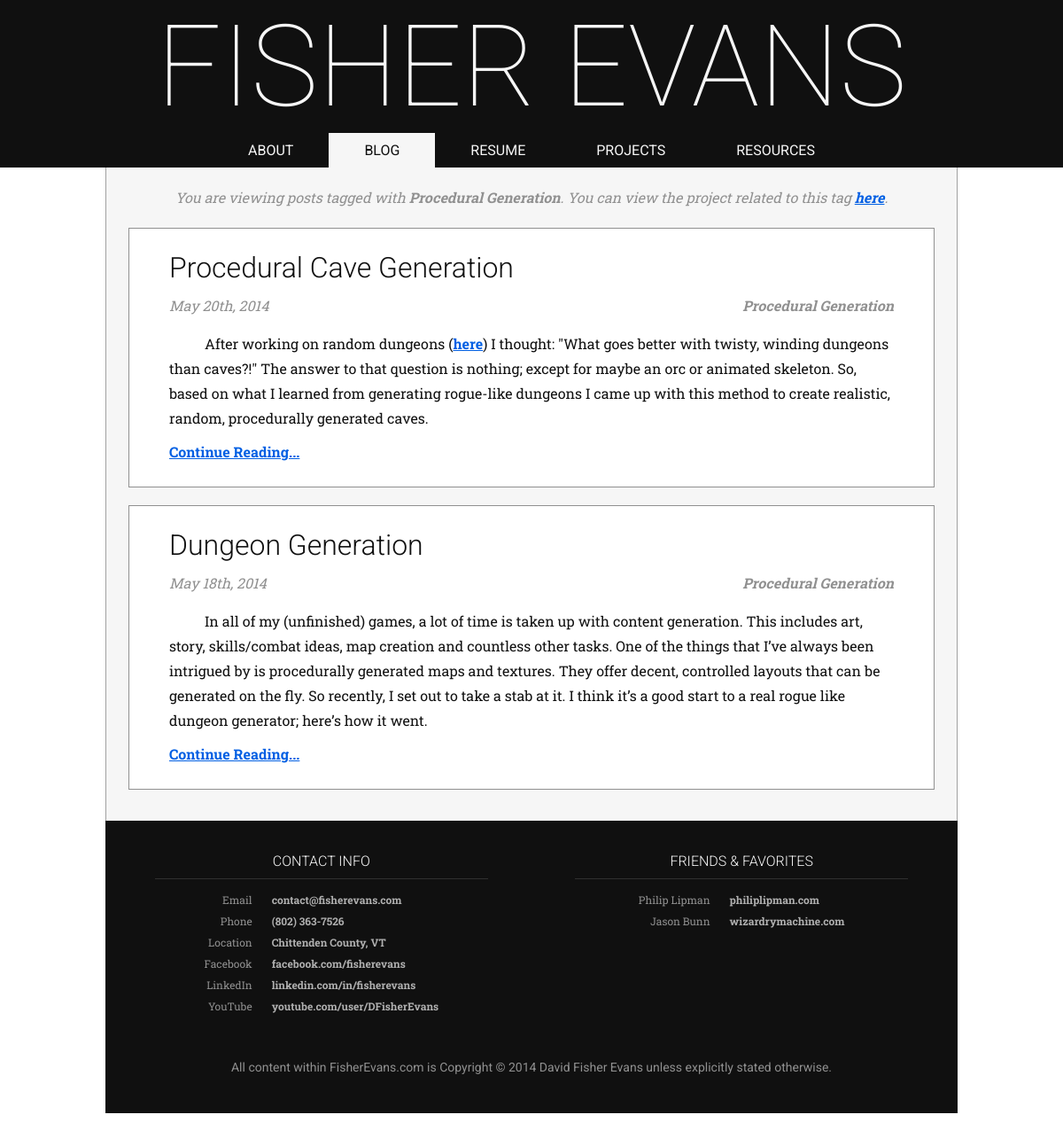
The page /blog/tags/procedural-generation on the database its author committed.
### tables this page shows
CREATE TABLE IF NOT EXISTS `navigation` (
  `id` int(5) NOT NULL AUTO_INCREMENT,
  `page_id` varchar(100) NOT NULL,
  `sequence` int(5) NOT NULL,
  PRIMARY KEY (`id`),
  UNIQUE KEY `page_id_UNIQUE` (`page_id`)
);

CREATE TABLE IF NOT EXISTS `pages` (
  `id` varchar(255) NOT NULL,
  `title` varchar(255) NOT NULL,
  `content` text NOT NULL,
  PRIMARY KEY (`id`),
  UNIQUE KEY `title_UNIQUE` (`title`)
);

CREATE TABLE IF NOT EXISTS `tags` (
  `id` varchar(255) NOT NULL,
  `name` varchar(255) NOT NULL,
  PRIMARY KEY (`id`)
);

CREATE TABLE IF NOT EXISTS `posts` (
  `id` varchar(255) NOT NULL,
  `intro_content` text NOT NULL,
  `main_content` text NOT NULL,
  `title` varchar(255) NOT NULL,
  `post_date` datetime NOT NULL,
  PRIMARY KEY (`id`),
  UNIQUE KEY `id_UNIQUE` (`id`)
);

CREATE TABLE IF NOT EXISTS `projects` (
  `id` varchar(255) NOT NULL,
  `tag_id` varchar(255) NOT NULL,
  `intro_content` text NOT NULL,
  `main_content` text NOT NULL,
  `name` varchar(255) NOT NULL,
  `image_location` varchar(255) NOT NULL,
  PRIMARY KEY (`id`),
  UNIQUE KEY `tag_id_UNIQUE` (`tag_id`),
  UNIQUE KEY `name_UNIQUE` (`name`)
);

### blog.php (the view, shortened to what this page needs)
<?php
    $currentTag = "";
    function isValidId($id, $table) {
        $query = mysql_query("SELECT id FROM $table WHERE id='$id';");
        return mysql_num_rows($query) > 0;
    }
    function fetchProjectIdByTag($tagId) {
        $query = mysql_query("SELECT id, name FROM projects WHERE tag_id='$tagId';");
        return mysql_fetch_array($query);
    }
    function fetchPostTags($postId) {
        $query = mysql_query("SELECT t.id, t.name FROM posts_to_tags AS ptt, tags AS t WHERE ptt.post_id='$postId' AND ptt.tag_id=t.id;");
        $tags = array();
        while($tag = mysql_fetch_array($query))
            array_push($tags, $tag);
        return $tags;
    }
    function fetchTagPosts($tagId) {
        $query = mysql_query("SELECT p.id, p.title, p.intro_content, p.post_date FROM posts AS p, posts_to_tags AS ptt WHERE ptt.tag_id='$tagId' AND ptt.post_id=p.id order by post_date desc;");
        $posts = array();
        while($post = mysql_fetch_array($query))
            array_push($posts, $post);
        return $posts;
    }
    function fetchTagName($tagId) {
        $query = mysql_query("SELECT name FROM tags WHERE id='$tagId';");
        $tag = mysql_fetch_array($query);
        return $tag['name'];
    }
    function getTagList($postId) {
        global $currentTag;
        $tags = fetchPostTags($postId);
        $list = "";
        $id = 0;
        foreach($tags as $tag) {
            $list .= '<a class="tagLink';
            if($currentTag == $tag['id']) $list .= ' current';
            $list .= '" href="/blog/tags/' . $tag['id'] . '">' . $tag['name'] . '</a>';
        }
        return $list;
    }
    function getPostSummaries($posts, $heading) {
        $content = "";
        foreach($posts as $post) {
            $content .= '<div class="contentBlock"><h2 class="headerLink" onClick="javascript:' . "window.location.assign('/blog/post/" . $post['id'] . "');" . '">' . $post['title'] . '</h2>';
            $content .= '<p class="blogPostTagline time">' . date("F jS, Y", strtotime($post['post_date'])) . '</p>';
            $content .= '<p class="blogPostTagline tags">' . getTagList($post['id']) . '</p>';
            $content .= '<div class="spacer"></div><p class="blogPostOpeneing">' . $post['intro_content'] . '</p>';
            $content .= '<p class="readMore"><a href="/blog/post/' . $post['id'] . '">Continue Reading...</a></div>';
        }
        return $content;
    }
    function getTag($tagId) {
        $posts = fetchTagPosts($tagId);
        $projectText = "";
        $project = fetchProjectIdByTag($tagId);
        if($project != null)
            $projectText = "You can view the project related to this tag <a href='/projects/" . $project['id'] . "'>here</a>.";
        $content = '<p class="topNotification">You are viewing posts tagged with <b>' . fetchTagName($tagId) . '</b>. ' . $projectText . '</p>';
        $content .= getPostSummaries(fetchTagPosts($tagId), "h1");
        return $content;
    }
    function getBlogContent($path) {
        $action = array_shift($path);
        switch($action) {
            case "tags":
                global $title;
                $currentTag = array_shift($path);
                if(isValidId($currentTag, "tags")) {
                    $title = fetchTagName($currentTag) . " (Tag)" . $title;
                    return getTag($currentTag);
                } else return get404();
                break;
        }
    }
?>

### index.php (shortened to what this page needs)
<?php
    $pageContent = "null";
    $title = " | FisherEvans.com";
    include('global_functions.php');
    $URL = explode('?', $_SERVER['REQUEST_URI']);
    $URL[0] = preg_replace("/[^0-9a-z\-\/]/", "", preg_replace("/^\//", "", strtolower($URL[0])));
    $URI = explode('/', $URL[0]);
    $baseResource = array_shift($URI);
    switch($baseResource) {
        case "blog":
            include('blog.php');
            $pageContent = getBlogContent($URI);
            break;
    }
?>
<!DOCTYPE html>
<html>
    <head>
        <link href="/css/prism.css" rel="stylesheet" />
        <link href='/css/style_global.css' rel='stylesheet' type='text/css' media="all">
        <link href='/css/style_big.css' rel='stylesheet' type='text/css' media="all and (max-width:1050px)">
        <link href='/css/style_small.css' rel='stylesheet' type='text/css' media="all and (max-width:700px)">
    </head>
    <body>
        <div id="header">
            <span id="title">Fisher Evans</span>
            <div id="nav">
                <?php
                    foreach(fetchNavigation() as $nav) {
                        echo getNavLink($nav['page_id'], getPagetitle($nav['page_id']));
                    }
                ?>
            </div>
        </div>
        <div class="page">
            <?php
                echo $pageContent;
            ?>
        </div>
        <div class="page" id="footer">
            <div class="footerHalf">
                <h4>CONTACT INFO</h4>
                <table cell-spacing=0>
                    <tr>
                        <td class="left">Email</td>
                        <td class="right"><a href="mailto:contact@fisherevans.com">contact@fisherevans.com</a></td>
                    </tr>
                    <tr>
                        <td class="left">Phone</td>
                        <td class="right"><a href="tel:8023637526">(802) 363-7526</a></td>
                    </tr>
                    <tr>
                        <td class="left">Location</td>
                        <td class="right"><a target="_blank" href="https://www.google.com/maps/place/Chittenden+County/@44.4380375,-73.0638627,108486m/data=!3m2!1e3!4b1!4m2!3m1!1s0x4cb587b3309b2fdf:0x24998da66abb959c?hl=en">Chittenden County, VT</a></td>
                    </tr>
                    <tr>
                        <td class="left">Facebook</td>
                        <td class="right"><a target="_blank" href="https://www.facebook.com/fisherevans">facebook.com/fisherevans</a></td>
                    </tr>
                    <tr>
                        <td class="left">LinkedIn</td>
                        <td class="right"><a target="_blank" href="http://www.linkedin.com/in/fisherevans/">linkedin.com/in/fisherevans</a></td>
                    </tr>
                    <tr>
                        <td class="left">YouTube</td>
                        <td class="right"><a target="_blank" href="http://www.youtube.com/user/DFisherEvans">youtube.com/user/DFisherEvans</a></td>
                    </tr>
                </table>
            </div>
            <div class="footerHalf">
            <h4>FRIENDS & FAVORITES</h4>
            <table cell-spacing=0>
                <tr>
                    <td class="left">Philip Lipman</td>
                    <td class="right"><a target="_blank" href="http://www.philiplipman.com/">philiplipman.com</a></td>
                </tr>
                <tr>
                    <td class="left">Jason Bunn</td>
                    <td class="right"><a target="_blank" href="http://wizardrymachine.com/">wizardrymachine.com</a></td>
                </tr>
            </table>
            </div>
            <p>All content within FisherEvans.com is Copyright &copy; 2014 David Fisher Evans unless explicitly stated otherwise.</p>
        </div>
    </body>
</html>

### global_functions.php (shortened to what this page needs)
<?php
    function getPagetitle($pageId) {
        $query = mysql_query("SELECT title FROM pages WHERE id='" . $pageId . "';");
        $result = mysql_fetch_array($query);
        return $result['title'];
    }
    function fetchNavigation() {
        $query = mysql_query("SELECT * FROM navigation order by sequence asc;");
        $navs = array();
        while($nav = mysql_fetch_array($query))
            array_push($navs, $nav);
        return $navs;
    }
    function getNavLink($pageId, $label) {
        global $baseResource;
        $tag = '<a class="navLink fadeColor';
        if($pageId == $baseResource)
            $tag .= ' selected';
        $tag .= '" href="/' . $pageId . '">' . $label . "</a>\n";
        return $tag;
    }
?>

### css/style_global.css (style rules this page uses)
* { margin: 0px; padding: 0px; }
html { overflow-y: scroll; min-width:300px; }
body { background-color:#ffffff; }
#header { margin:0px auto; width:100%; background-color:#101010; z-index:1; }
#title { font-family: 'Roboto', sans-serif; font-weight:100; text-transform:uppercase; text-align:center; color:#f6f6f6; display:block; margin:0px auto; width:100%; font-size:128px; }
#nav { width:100%; margin:0px auto; text-align:center; font-size: 0px; max-height:45px; overflow:hidden; }
.navLink { font-family: 'Roboto', sans-serif; text-transform:uppercase; text-decoration:none; background-color:#101010; display:inline-block; font-size:16px; padding:10px 40px; color:#f6f6f6; }
.navLink.selected { color:#101010; background-color:#f6f6f6; }
.page { margin:0px auto; width:80%; max-width:1100px; display:block; border-left:1px solid #a0a0a0; border-right:1px solid #a0a0a0; overflow-x:hidden; background-color:#f6f6f6; padding-bottom:15px; }
.contentBlock { display:block; padding:15px; margin:20px 25px; border:1px solid #909090; background-color:#ffffff; text-align:left; vertical-align: middle; overflow-x:hidden; overflow-y:auto; }
p, h1, h2, h3 { color:#101010; margin:10px 30px; display:block; }
h1, h2, h3 { font-family: 'Roboto', sans-serif; font-weight:100; font-size: 56px; }
.headerLink { cursor:pointer; -webkit-transition: color 0.35s ease; -moz-transition: color 0.35s ease; -ms-transition: color 0.35s ease; -o-transition: color 0.35s ease; transition: color 0.35s ease; }
h2 { font-size: 32px; font-weight:300; }
.page a { font-family: 'Roboto Slab', serif; font-size: 16px; line-height:24px; font-weight: 700; color:#005FE3; text-decoration:underlined; -webkit-transition: color 0.35s ease, background 0.35s ease; -moz-transition: color 0.35s ease, background 0.35s ease; -ms-transition: color 0.35s ease, background 0.35s ease; -o-transition: color 0.35s ease, background 0.35s ease; transition: color 0.35s ease, background 0.35s ease; }
.page a.tagLink { color:#909090; text-decoration:none; font-weight: 400; }
.page a.tagLink.current { font-weight: 700; }
p { font-family: 'Roboto Slab', serif; font-size: 16px; line-height:28px; font-weight: 400; text-indent: 40px; }
p.blogPostTagline { font-weight: 400; font-style:italic; margin:0px; text-indent: 0px; color:#909090; }
p.blogPostTagline.time { float:left; padding-left:30px; }
p.blogPostTagline.tags { float:right; text-align:right; padding-right:30px; }
p.blogPostOpeneing { padding-top:20px; }
p.readMore { text-indent: 0px; }
p.topNotification { padding:0px; font-style:italic; text-indent: 0px; text-align:center; color:#909090; padding-top:10px; }
div.spacer { display:block; height:3px; }
#footer { margin: 0px auto; margin-bottom:30px; padding:15px 0px; background-color:#101010; border:1px solid #101010; text-align:center; }
#footer p { font-family: 'Roboto', sans-serif; text-indent: 0px; font-size:14px; padding:12px; color:#909090; text-align:center; }
#footer .footerHalf { width:49%; padding:20px 0px; display:inline-block; text-align: center; vertical-align: top; }
.footerHalf h4 { font-family: 'Roboto', sans-serif; font-weight:300; font-size: 16px; color:#fafafa; padding: 0px; padding-bottom:10px; margin-bottom: 10px; display: inline-block; text-align: center; width: 80%; border-bottom: 1px solid #303030; }
.footerHalf table { margin: 0px auto; }
.footerHalf table td { font-family: 'Roboto Slab', serif; font-size: 12px; line-height:22px; font-weight: 400; color:#909090; }
.footerHalf table .left { text-align:right; padding-right:10px; }
.footerHalf table .right { text-align:left; padding-left:10px; }
.footerHalf table a { text-decoration:none; color:#b0b0b0; font-family: 'Roboto Slab', serif; font-size: 12px; line-height:22px; font-weight:700; }
.fadeColor { -webkit-transition: color 0.35s ease, background 0.35s ease; -moz-transition: color 0.35s ease, background 0.35s ease; -ms-transition: color 0.35s ease, background 0.35s ease; -o-transition: color 0.35s ease, background 0.35s ease; transition: color 0.35s ease, background 0.35s ease; }
.fadeMaxHeight { -webkit-transition: max-height 0.35s ease; -moz-transition: max-height 0.35s ease; -ms-transition: max-height 0.35s ease; -o-transition: max-height 0.35s ease; transition: max-height 0.35s ease; }

### css/style_big.css (style rules this page uses)
#title { font-weight:100; font-size:96px; }
.page { width:90%; max-width:800px; }
.navLink { padding:10px 30px; }

### rows shown on the page
navigation: page.title "ABOUT"
navigation: page.title "BLOG"
navigation: page.title "RESUME"
navigation: page.title "PROJECTS"
navigation: page.title "RESOURCES"
tags: name "Procedural Generation"
posts: title "Procedural Cave Generation", post_date "May 20th, 2014", intro_content "After working on random dungeons ( here ) I thought: \"What goes better with twisty, winding dungeons than caves?!\" The answer to that question is nothing; except for maybe an orc or animated skeleton. So, based on what I learned from generating rogue-like dungeons I came up with this method to create realistic, random, procedurally generated caves."
projects: name "Procedural Generation"
posts: title "Dungeon Generation", post_date "May 18th, 2014", intro_content "In all of my (unfinished) games, a lot of time is taken up with content generation. This includes art, story, skills/combat ideas, map creation and countless other tasks. One of the things that I’ve always been intrigued by is procedurally generated maps and textures. They offer decent, controlled layouts that can be generated on the fly. So recently, I set out to take a stab at it. I think it’s a good start to a real rogue like dungeon generator; here’s how it went."
